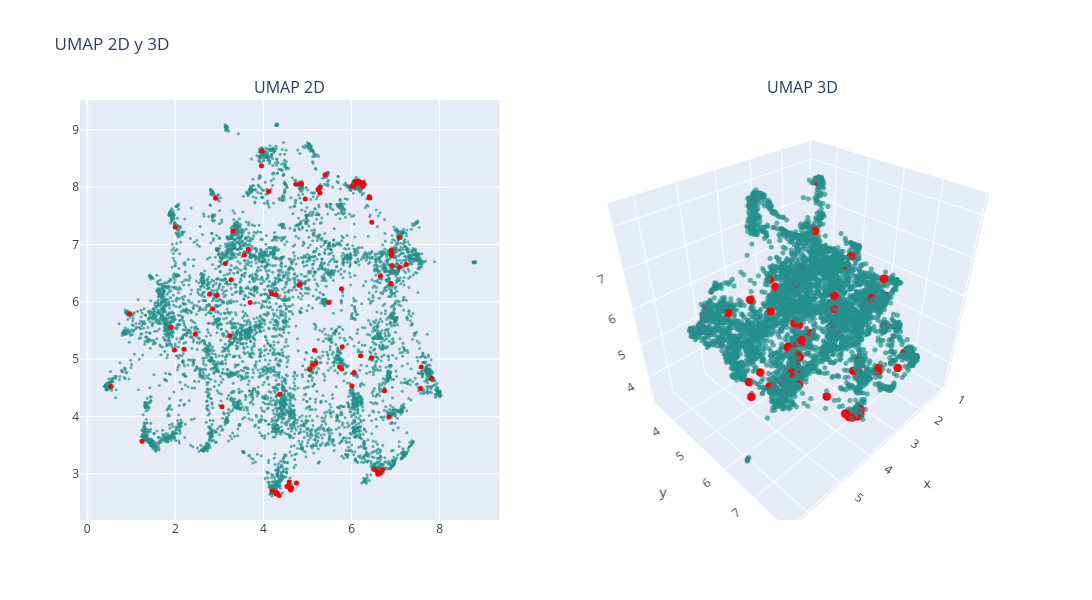

Source (notebook cell):
### Markdown cell above
### UMAP

### Code cell
# n_neighbors = 200
# n_neighbors = int(len(df) / k)

n_neighbors = 50 # 6.5x minutos, resultado: vision mas global, no se distinguen tanto los clusters
# n_neighbors = 20 # 2.5x minutos, resultado: no se distinguen los clusters
# n_neighbors = 10 # 1.5x minutos, resultado: puntos muy juntos, se distinguen los clusters
# n_neighbors = 5 # x minutos, resultado: se distinguen bien los clusters, se ven un poco desconectados

min_dist = 0

# UMAP 2D
reducer_2d = umap.UMAP(n_neighbors=n_neighbors, min_dist=min_dist, n_components=2, random_state=0)
embedding_2d = reducer_2d.fit_transform(df_vectorized)
df['umap2d_1'] = embedding_2d[:, 0]
df['umap2d_2'] = embedding_2d[:, 1]

# UMAP 3D
reducer_3d = umap.UMAP(n_neighbors=n_neighbors, min_dist=min_dist, n_components=3, random_state=0)
embedding_3d = reducer_3d.fit_transform(df_vectorized)
df['umap3d_1'] = embedding_3d[:, 0]
df['umap3d_2'] = embedding_3d[:, 1]
df['umap3d_3'] = embedding_3d[:, 2]

# Graficar
colors = np.ones(len(df))  # Color base
colors_knn = np.zeros(len(df))  # Color para los KNN
colors_knn[indices_knn[0]] = 1  # Resaltar los KNN

fig = make_subplots(rows=1, cols=2, subplot_titles=("UMAP 2D", "UMAP 3D"), 
                    specs=[[{"type": "scatter"}, {"type": "scatter3d"}]])

# Puntos normales (fondo)
fig.add_trace(
    go.Scatter(x=df['umap2d_1'], y=df['umap2d_2'], mode='markers',
               marker=dict(color=colors, colorscale='Viridis', size=3, opacity=0.7), 
               text=data['title'],
               hovertemplate="Titulo: %{text}<br>x: %{x}<br>y: %{y}<extra></extra>"),
    row=1, col=1)

# Puntos resaltados (delante)
fig.add_trace(
    go.Scatter(x=df.loc[indices_knn[0], 'umap2d_1'], 
               y=df.loc[indices_knn[0], 'umap2d_2'], 
               mode='markers',
               marker=dict(color='red', size=5, opacity=1), 
               text=data.loc[indices_knn[0], 'title'], 
               hovertemplate="Titulo: %{text}<br>x: %{x}<br>y: %{y}<extra></extra>"),
    row=1, col=1)

# Puntos normales en 3D (fondo)
fig.add_trace(
    go.Scatter3d(x=df['umap3d_1'], y=df['umap3d_2'], z=df['umap3d_3'], mode='markers',
                 marker=dict(color=colors, colorscale='Viridis', size=3, opacity=0.7), 
                 text=data['title'],
                 hovertemplate="Cluster: %{text}<br>x: %{x}<br>y: %{y}<br>z: %{z}<extra></extra>"),
    row=1, col=2)

# Puntos resaltados en 3D (delante)
fig.add_trace(
    go.Scatter3d(x=df.loc[indices_knn[0], 'umap3d_1'], 
                 y=df.loc[indices_knn[0], 'umap3d_2'], 
                 z=df.loc[indices_knn[0], 'umap3d_3'], 
                 mode='markers',
                 marker=dict(color='red', size=5, opacity=1), 
                 text=data.loc[indices_knn[0], 'title'], 
                 hovertemplate="Cluster: %{text}<br>x: %{x}<br>y: %{y}<br>z: %{z}<extra></extra>"),
    row=1, col=2)

fig.update_layout(height=600, width=1200, title_text="UMAP 2D y 3D", showlegend=False)
fig.show()

### Figure 1 — Plotly figure (JSON) as saved in the notebook; plotly's stock layout.template omitted (floating-point values rounded to 4 significant figures; data arrays with more than 128 entries replaced by an {"elided": "..."} marker saying what was removed)
{"data": [{"hovertemplate": "Titulo: %{text}<br>x: %{x}<br>y: %{y}<extra></extra>", "marker": {"color": {"elided": "6682 float values"}, "colorscale": [[0, "#440154"], [0.1111, "#482878"], [0.2222, "#3e4989"], [0.3333, "#31688e"], [0.4444, "#26828e"], [0.5556, "#1f9e89"], [0.6667, "#35b779"], [0.7778, "#6ece58"], [0.8889, "#b5de2b"], [1, "#fde725"]], "opacity": 0.7, "size": 3}, "mode": "markers", "text": {"elided": "6682 str values"}, "type": "scatter", "x": {"elided": "6682 float values"}, "xaxis": "x", "y": {"elided": "6682 float values"}, "yaxis": "y"}, {"hovertemplate": "Titulo: %{text}<br>x: %{x}<br>y: %{y}<extra></extra>", "marker": {"color": "red", "opacity": 1, "size": 5}, "mode": "markers", "text": ["application of neural network controller and policy gradient reinforcement learning on modular multilevel converter  mmc    a proof of concept", "optimized real time control for modular multilevel converters using adaptive neural networks", "state of charge  soc  balancing of battery modular multilevel management  bm   converter using q learning", "reinforcement learning based modulation for balancing capacitor voltage and thermal stress to enhance current capability of mmcs", "level increased ishe modulation method for modular multilevel converters based on ddpg", "open circuit fault diagnosis for a modular multilevel converter based on hybrid machine learning", "neural network controller based on direct and indirect model predictive for modular multilevel converters", "compound fault diagnosis method of modular multilevel converter based on improved capsule network", "dc short circuit fault detection for mmc hvdc grid based on improved dbn and dc fault current statistical features", "inverse application of artificial intelligence for the control of power converters", "fault diagnosis for modular multilevel converter  mmc  based on deep learning  an edge implementation using binary neural network", "neural network based model predictive control approach for modular multilevel converters", "an open circuit faults diagnosis method based on xg boost used in mmc", "predictor based data driven model free adaptive predictive control of power converters using machine learning", "reinforcement learning based false data injection attacks detector for modular multilevel converters", "machine learning emulation of model predictive control for modular multilevel converters", "machine learning based modeling for real time inferencer in the loop hardware emulation of high speed rail microgrid", "machine learning based modeling for real time inferencer in the loop hardware emulation of high speed rail microgrid", "artificial intelligence applications in the control and performance improvement of modular multilevel converters  a review", "hybrid condition monitoring for power converters  learning based methods with statistical guarantees", "open circuit fault diagnosis for modular multilevel converter using wavelet neural network", "auto tuned model predictive control based neural network controller for modular multilevel converters", "design and analysis of the model predictive control implemented by the ann technique for mmc based rectifier with improved grid adaptability", "ac side impedance based stability assessment in grid forming modular multilevel converters", "igbt open circuit fault diagnosis method for a modular multilevel converter based on pnn md", "a connectionist based approach for reducing the number of voltage sensors in modular multilevel converter", "data driven impedance identification and stability online assessment of dfig based wind farm integration with mmc hvdc", "new power electronic interface combining dc transmission  a medium frequency bus and an ac ac converter to integrate deep sea facilities with the ac grid", "adaptive fault current limiting strategy for flexible dc power grids based on deep neural networks", "health management of power electronics systems", "deep convolution neural network based fault detection and identification for modular multilevel converters", "neural predictor based low switching frequency fcs mpc for mmc with online weighting factors tuning", "distributed neural network observer for submodule capacitor voltage estimation in modular multilevel converters", "application of artificial intelligence to diagnose faults of grid tied solar power systems", "reinforcement learning based method to exploit vulnerabilities of false data injection attack detectors in modular multilevel converters", "fault diagnosis of modular multilevel converter based on  dcnn and lstm network", "machine learning based operating region extension of modular multilevel converters under unbalanced grid faults", "an open circuit fault detection and location strategy for mmc with feature extraction and random forest", "machine learning enhanced predictive control for modular multilevel converters in hvdc transmission systems", "thermal estimation of modular multilevel converter submodule using deep regression on gru and lstm network", "neural network based model predictive controllers for modular multilevel converters", "a novel concept for modular multilevel universal power controller  mupc ", "gwo based pi controller assisted half bridge sub module mmc for hybrid energy system", "transfer learning framework for impedance characterization of modular multilevel converters", "artificial neural network based pi control of battery energy storage system connected with mmc hvdc system", "data driven neural predictors based robust mpc for power converters", "dcscf detection method of mmc dc grid based on statistical feature and dbn softmax", "effective voltage balancing control for modular multilevel converter without current sensors", "power management systems for harmonic elimination using federated learning approach", "on internal stable modes of modular multilevel converters", "bayesian regularization based mpc for a hybrid modular multilevel converter", " front cover ", "complementing ac and dc terminal stability analyses of mmc with circulating current inner loop impedance model", "small signal modeling of sending end offshore wind power mmc hvdc integration system considering positive and negative sequence separation module", "open circuit fault detection and location in mmcs with multivariate gaussian distribution", "reliability improvement of mmc in energy storage system using ann based sensorless estimation for sub module voltages", "power theory based dimensionality reduction for fault detection and identification in power electronics", "control strategies of mmc hvdc connected to passive networks", "a fast data driven method for submodule open circuit fault localization in a modular multilevel converter", "a novel strategy for dc distribution start up based on mmc", "capacitor monitoring for modular multilevel converters based on intelligent algorithm", "data driven modeling of modular multilevel converters based on hht and cnn lstm am neural network", "a scalable multi input multi level voltage sourced converter", "disortnet  a network protocol with distributed sorting for modular multilevel converters", "neural predictor based dynamic surface predictive control for power converters", "physical mechanism and data hybrid modeling for device level emulation of modular multilevel converter", "online optimization of multi degree of freedom inductor current rms for modular multilevel dual active bridge converter", "an on line capacitor condition monitoring method based on switching frequencies for modular multilevel converters", "transfer learning based online impedance identification for modular multilevel converters", "fault analysis and voltage support strategy through equivalent line impedances for mmcs in ac dc hybrid distribution networks under asymmetrical faults", "mmc based multi terminal hvdc subsea power transmission system with the integration of offshore renewable energy", "estimation of battery parameters in cascaded half bridge converters with reduced voltage sensors", "increasing dc system stability thanks to energy control in mmc based dc dc converters", "an open circuit faults diagnosis method for mmc based on extreme gradient boosting", "reliability and economic evaluation of ac   dc distribution network with sensitive load", "fine grained network decomposition for massively parallel electromagnetic transient simulation of large power systems", "computation of transient short circuit currents analytically in multiport flexible dc transmission system", "fault isolation scheme based on circuit breaker optimization strategy in dc distribution network", "operation principles of quasi z source modular multilevel converters", "alternative control approach for the offshore grid of wind power plants", "denoising and voltage estimation in modular multilevel converters using deep neural networks", "capacitor parameter estimation based on wavelet transform and convolution neural network", "model free sequential predictive control for mmc with variable candidate set", "synthesis of multistage and multilevel converters", "dc fault current calculation and fault level analysis in mmc mvdc system", "detailed modelling and control of a modular multilevel converter with full bridge submodules in a multi terminal high voltage dc network", "research on a novel dc circuit breaker based on artificial current zero crossing", "generic vsc and low level switching control models for offline simulation of vsc hvdc systems", "optimal modulation method for modular multilevel converters in medium voltage dc distribution networks", "improving power quality using spwm control in modular multilevel converters", "silicon carbide enabled medium voltage dc transmission systems for rapid electric vehicle charging in the uk", "supervisory real time multidomain modeling and hardware emulation of fuel cell hybrid electric bus behavioral transients", "providing dc fault ride through capability to h bridge mmc based hvdc networks", "modelling and control of a novel east european multiterminal high voltage dc network", "a generalized switched inductor cell modular multilevel inverter", "investigation of a new alternate arm modular multilevel converter topology for hvdc applications", "fault isolation method for smart dc distribution networks with multiple types of converters", "fault characteristic analysis and simulation of power electronic transformer based on mmc in distribution network", "conducted emi emissions in spwm based control modular multilevel converters", "an improved resnet based method for online assessment of the aging state of mmc sub module capacitors"], "type": "scatter", "x": [4.284, 4.185, 1.243, 3.954, 3.657, 6.138, 4.296, 6.247, 6.415, 6.747, 6.167, 4.356, 6.15, 4.618, 5.05, 4.317, 5.732, 5.774, 4.202, 6.255, 6.284, 4.295, 4.53, 6.851, 6.131, 5.281, 6.701, 1.978, 7.084, 5.158, 6.05, 4.618, 5.399, 6.458, 5.108, 6.241, 4.373, 6.085, 4.584, 3.967, 4.307, 3.058, 0.5401, 6.643, 4.747, 4.598, 6.401, 5.28, 3.31, 6.51, 4.289, 3.236, 6.584, 7.569, 6.101, 4.807, 4.117, 6.449, 6.008, 5.485, 4.831, 6.251, 2.196, 5.19, 4.639, 5.788, 3.696, 4.848, 6.596, 7.239, 7.582, 4.949, 1.896, 6.185, 6.654, 6.059, 6.924, 6.902, 2.844, 7.814, 5.241, 4.851, 4.577, 2.45, 6.893, 5.77, 6.903, 3.265, 3.565, 3.132, 1.999, 6.006, 7.09, 6.207, 2.775, 2.944, 6.915, 0.9654, 2.912, 4.735], "xaxis": "x", "y": [6.125, 6.143, 3.568, 8.376, 6.913, 8.072, 2.653, 8.042, 7.812, 4.448, 8.064, 2.623, 8.088, 2.718, 4.824, 2.659, 4.863, 4.828, 2.703, 8.012, 8.051, 2.649, 2.781, 3.992, 8.097, 7.9, 3.075, 5.162, 7.117, 5.156, 8.02, 2.747, 8.219, 7.387, 4.896, 8.067, 4.391, 8.099, 2.858, 8.626, 2.667, 4.173, 4.524, 3.011, 2.843, 2.744, 7.835, 7.995, 7.236, 3.083, 2.677, 5.409, 3.044, 4.489, 8.094, 6.29, 7.923, 5.026, 8.019, 5.988, 6.311, 8.075, 5.174, 4.932, 2.754, 5.217, 5.991, 8.055, 2.996, 6.653, 4.865, 7.793, 5.558, 8.091, 6.452, 4.768, 6.635, 6.811, 5.882, 4.663, 7.956, 8.058, 2.803, 5.437, 6.321, 6.229, 6.902, 6.386, 6.819, 6.668, 7.306, 4.534, 6.603, 5.059, 6.132, 6.116, 6.839, 5.79, 7.807, 8.053], "yaxis": "y"}, {"hovertemplate": "Cluster: %{text}<br>x: %{x}<br>y: %{y}<br>z: %{z}<extra></extra>", "marker": {"color": {"elided": "6682 float values"}, "colorscale": [[0, "#440154"], [0.1111, "#482878"], [0.2222, "#3e4989"], [0.3333, "#31688e"], [0.4444, "#26828e"], [0.5556, "#1f9e89"], [0.6667, "#35b779"], [0.7778, "#6ece58"], [0.8889, "#b5de2b"], [1, "#fde725"]], "opacity": 0.7, "size": 3}, "mode": "markers", "scene": "scene", "text": {"elided": "6682 str values"}, "type": "scatter3d", "x": {"elided": "6682 float values"}, "y": {"elided": "6682 float values"}, "z": {"elided": "6682 float values"}}, {"hovertemplate": "Cluster: %{text}<br>x: %{x}<br>y: %{y}<br>z: %{z}<extra></extra>", "marker": {"color": "red", "opacity": 1, "size": 5}, "mode": "markers", "scene": "scene", "text": ["application of neural network controller and policy gradient reinforcement learning on modular multilevel converter  mmc    a proof of concept", "optimized real time control for modular multilevel converters using adaptive neural networks", "state of charge  soc  balancing of battery modular multilevel management  bm   converter using q learning", "reinforcement learning based modulation for balancing capacitor voltage and thermal stress to enhance current capability of mmcs", "level increased ishe modulation method for modular multilevel converters based on ddpg", "open circuit fault diagnosis for a modular multilevel converter based on hybrid machine learning", "neural network controller based on direct and indirect model predictive for modular multilevel converters", "compound fault diagnosis method of modular multilevel converter based on improved capsule network", "dc short circuit fault detection for mmc hvdc grid based on improved dbn and dc fault current statistical features", "inverse application of artificial intelligence for the control of power converters", "fault diagnosis for modular multilevel converter  mmc  based on deep learning  an edge implementation using binary neural network", "neural network based model predictive control approach for modular multilevel converters", "an open circuit faults diagnosis method based on xg boost used in mmc", "predictor based data driven model free adaptive predictive control of power converters using machine learning", "reinforcement learning based false data injection attacks detector for modular multilevel converters", "machine learning emulation of model predictive control for modular multilevel converters", "machine learning based modeling for real time inferencer in the loop hardware emulation of high speed rail microgrid", "machine learning based modeling for real time inferencer in the loop hardware emulation of high speed rail microgrid", "artificial intelligence applications in the control and performance improvement of modular multilevel converters  a review", "hybrid condition monitoring for power converters  learning based methods with statistical guarantees", "open circuit fault diagnosis for modular multilevel converter using wavelet neural network", "auto tuned model predictive control based neural network controller for modular multilevel converters", "design and analysis of the model predictive control implemented by the ann technique for mmc based rectifier with improved grid adaptability", "ac side impedance based stability assessment in grid forming modular multilevel converters", "igbt open circuit fault diagnosis method for a modular multilevel converter based on pnn md", "a connectionist based approach for reducing the number of voltage sensors in modular multilevel converter", "data driven impedance identification and stability online assessment of dfig based wind farm integration with mmc hvdc", "new power electronic interface combining dc transmission  a medium frequency bus and an ac ac converter to integrate deep sea facilities with the ac grid", "adaptive fault current limiting strategy for flexible dc power grids based on deep neural networks", "health management of power electronics systems", "deep convolution neural network based fault detection and identification for modular multilevel converters", "neural predictor based low switching frequency fcs mpc for mmc with online weighting factors tuning", "distributed neural network observer for submodule capacitor voltage estimation in modular multilevel converters", "application of artificial intelligence to diagnose faults of grid tied solar power systems", "reinforcement learning based method to exploit vulnerabilities of false data injection attack detectors in modular multilevel converters", "fault diagnosis of modular multilevel converter based on  dcnn and lstm network", "machine learning based operating region extension of modular multilevel converters under unbalanced grid faults", "an open circuit fault detection and location strategy for mmc with feature extraction and random forest", "machine learning enhanced predictive control for modular multilevel converters in hvdc transmission systems", "thermal estimation of modular multilevel converter submodule using deep regression on gru and lstm network", "neural network based model predictive controllers for modular multilevel converters", "a novel concept for modular multilevel universal power controller  mupc ", "gwo based pi controller assisted half bridge sub module mmc for hybrid energy system", "transfer learning framework for impedance characterization of modular multilevel converters", "artificial neural network based pi control of battery energy storage system connected with mmc hvdc system", "data driven neural predictors based robust mpc for power converters", "dcscf detection method of mmc dc grid based on statistical feature and dbn softmax", "effective voltage balancing control for modular multilevel converter without current sensors", "power management systems for harmonic elimination using federated learning approach", "on internal stable modes of modular multilevel converters", "bayesian regularization based mpc for a hybrid modular multilevel converter", " front cover ", "complementing ac and dc terminal stability analyses of mmc with circulating current inner loop impedance model", "small signal modeling of sending end offshore wind power mmc hvdc integration system considering positive and negative sequence separation module", "open circuit fault detection and location in mmcs with multivariate gaussian distribution", "reliability improvement of mmc in energy storage system using ann based sensorless estimation for sub module voltages", "power theory based dimensionality reduction for fault detection and identification in power electronics", "control strategies of mmc hvdc connected to passive networks", "a fast data driven method for submodule open circuit fault localization in a modular multilevel converter", "a novel strategy for dc distribution start up based on mmc", "capacitor monitoring for modular multilevel converters based on intelligent algorithm", "data driven modeling of modular multilevel converters based on hht and cnn lstm am neural network", "a scalable multi input multi level voltage sourced converter", "disortnet  a network protocol with distributed sorting for modular multilevel converters", "neural predictor based dynamic surface predictive control for power converters", "physical mechanism and data hybrid modeling for device level emulation of modular multilevel converter", "online optimization of multi degree of freedom inductor current rms for modular multilevel dual active bridge converter", "an on line capacitor condition monitoring method based on switching frequencies for modular multilevel converters", "transfer learning based online impedance identification for modular multilevel converters", "fault analysis and voltage support strategy through equivalent line impedances for mmcs in ac dc hybrid distribution networks under asymmetrical faults", "mmc based multi terminal hvdc subsea power transmission system with the integration of offshore renewable energy", "estimation of battery parameters in cascaded half bridge converters with reduced voltage sensors", "increasing dc system stability thanks to energy control in mmc based dc dc converters", "an open circuit faults diagnosis method for mmc based on extreme gradient boosting", "reliability and economic evaluation of ac   dc distribution network with sensitive load", "fine grained network decomposition for massively parallel electromagnetic transient simulation of large power systems", "computation of transient short circuit currents analytically in multiport flexible dc transmission system", "fault isolation scheme based on circuit breaker optimization strategy in dc distribution network", "operation principles of quasi z source modular multilevel converters", "alternative control approach for the offshore grid of wind power plants", "denoising and voltage estimation in modular multilevel converters using deep neural networks", "capacitor parameter estimation based on wavelet transform and convolution neural network", "model free sequential predictive control for mmc with variable candidate set", "synthesis of multistage and multilevel converters", "dc fault current calculation and fault level analysis in mmc mvdc system", "detailed modelling and control of a modular multilevel converter with full bridge submodules in a multi terminal high voltage dc network", "research on a novel dc circuit breaker based on artificial current zero crossing", "generic vsc and low level switching control models for offline simulation of vsc hvdc systems", "optimal modulation method for modular multilevel converters in medium voltage dc distribution networks", "improving power quality using spwm control in modular multilevel converters", "silicon carbide enabled medium voltage dc transmission systems for rapid electric vehicle charging in the uk", "supervisory real time multidomain modeling and hardware emulation of fuel cell hybrid electric bus behavioral transients", "providing dc fault ride through capability to h bridge mmc based hvdc networks", "modelling and control of a novel east european multiterminal high voltage dc network", "a generalized switched inductor cell modular multilevel inverter", "investigation of a new alternate arm modular multilevel converter topology for hvdc applications", "fault isolation method for smart dc distribution networks with multiple types of converters", "fault characteristic analysis and simulation of power electronic transformer based on mmc in distribution network", "conducted emi emissions in spwm based control modular multilevel converters", "an improved resnet based method for online assessment of the aging state of mmc sub module capacitors"], "type": "scatter3d", "x": [2.64, 2.811, 3.408, 2.26, 1.503, 4.033, 2.349, 4.184, 4.326, 4.974, 4.069, 2.378, 4.069, 2.64, 3.375, 2.384, 4.478, 4.461, 2.497, 4.109, 4.171, 2.37, 2.547, 4.631, 4.049, 2.706, 5.041, 4.302, 5.298, 3.677, 3.914, 2.689, 2.675, 4.552, 3.406, 4.151, 2.509, 4.006, 2.553, 2.293, 2.399, 3.641, 2.372, 5.004, 4.972, 2.67, 4.307, 2.683, 1.145, 4.92, 2.34, 1.873, 4.948, 5.521, 3.983, 3.02, 2.547, 4.617, 3.907, 3.937, 3.037, 4.19, 3.582, 3.59, 2.706, 4.542, 3.243, 2.521, 5.057, 5.371, 4.835, 2.566, 4.18, 4.047, 4.922, 4.945, 5.164, 5.196, 2.408, 5.524, 2.704, 2.492, 2.645, 3.017, 5.265, 4.034, 5.204, 3.836, 1.727, 1.683, 2.547, 4.815, 5.352, 4.42, 2.161, 3.296, 5.051, 3.607, 1.176, 2.53], "y": [5.6, 5.749, 3.785, 7.465, 5.834, 7.595, 4.195, 7.514, 7.487, 4.651, 7.578, 4.201, 7.596, 4.181, 5.079, 4.188, 5.193, 5.203, 4.347, 7.553, 7.549, 4.179, 4.176, 4.028, 7.602, 6.557, 3.375, 5.357, 7.074, 5.477, 7.508, 4.149, 6.53, 7.139, 5.17, 7.551, 4.32, 7.639, 4.229, 7.792, 4.182, 4.433, 4.712, 3.333, 4.495, 4.166, 7.49, 6.534, 6.041, 3.443, 4.2, 4.446, 3.402, 4.343, 7.629, 5.92, 7.528, 4.84, 7.571, 5.774, 5.997, 7.477, 5.469, 5.234, 4.149, 5.364, 4.989, 6.954, 3.342, 6.713, 5.14, 6.433, 5.835, 7.608, 6.367, 5.054, 6.686, 6.755, 5.709, 4.497, 6.371, 6.974, 4.179, 5.296, 5.859, 6.173, 6.793, 5.438, 5.853, 5.973, 6.88, 4.837, 6.646, 5.302, 5.626, 6.151, 6.784, 5.834, 6.121, 7.0], "z": [4.823, 5.459, 7.918, 4.789, 5.162, 4.211, 3.323, 4.152, 4.338, 5.108, 4.204, 3.334, 4.157, 3.357, 3.992, 3.32, 3.682, 3.673, 3.453, 4.152, 4.181, 3.31, 3.383, 5.527, 4.178, 3.886, 4.816, 6.582, 5.563, 3.801, 4.244, 3.327, 3.686, 4.767, 3.949, 4.142, 4.715, 4.155, 3.389, 4.881, 3.298, 6.07, 8.197, 4.694, 5.798, 3.312, 4.329, 3.832, 5.18, 4.673, 3.365, 6.17, 4.721, 5.838, 4.19, 4.916, 4.547, 5.199, 4.219, 5.162, 5.001, 4.134, 6.787, 3.803, 3.346, 3.865, 4.808, 4.06, 4.776, 5.156, 6.396, 4.138, 6.806, 4.14, 5.874, 3.559, 5.209, 5.61, 6.457, 6.146, 3.815, 4.047, 3.408, 6.635, 5.079, 5.637, 5.612, 5.408, 4.843, 5.335, 6.683, 3.817, 5.391, 5.97, 6.586, 6.244, 5.478, 7.814, 4.304, 4.198]}], "layout": {"annotations": [{"font": {"size": 16}, "showarrow": false, "text": "UMAP 2D", "x": 0.225, "xanchor": "center", "xref": "paper", "y": 1, "yanchor": "bottom", "yref": "paper"}, {"font": {"size": 16}, "showarrow": false, "text": "UMAP 3D", "x": 0.775, "xanchor": "center", "xref": "paper", "y": 1, "yanchor": "bottom", "yref": "paper"}], "height": 600, "scene": {"domain": {"x": [0.55, 1], "y": [0, 1]}}, "showlegend": false, "title": {"text": "UMAP 2D y 3D"}, "width": 1200, "xaxis": {"anchor": "y", "domain": [0, 0.45]}, "yaxis": {"anchor": "x", "domain": [0, 1]}}}
